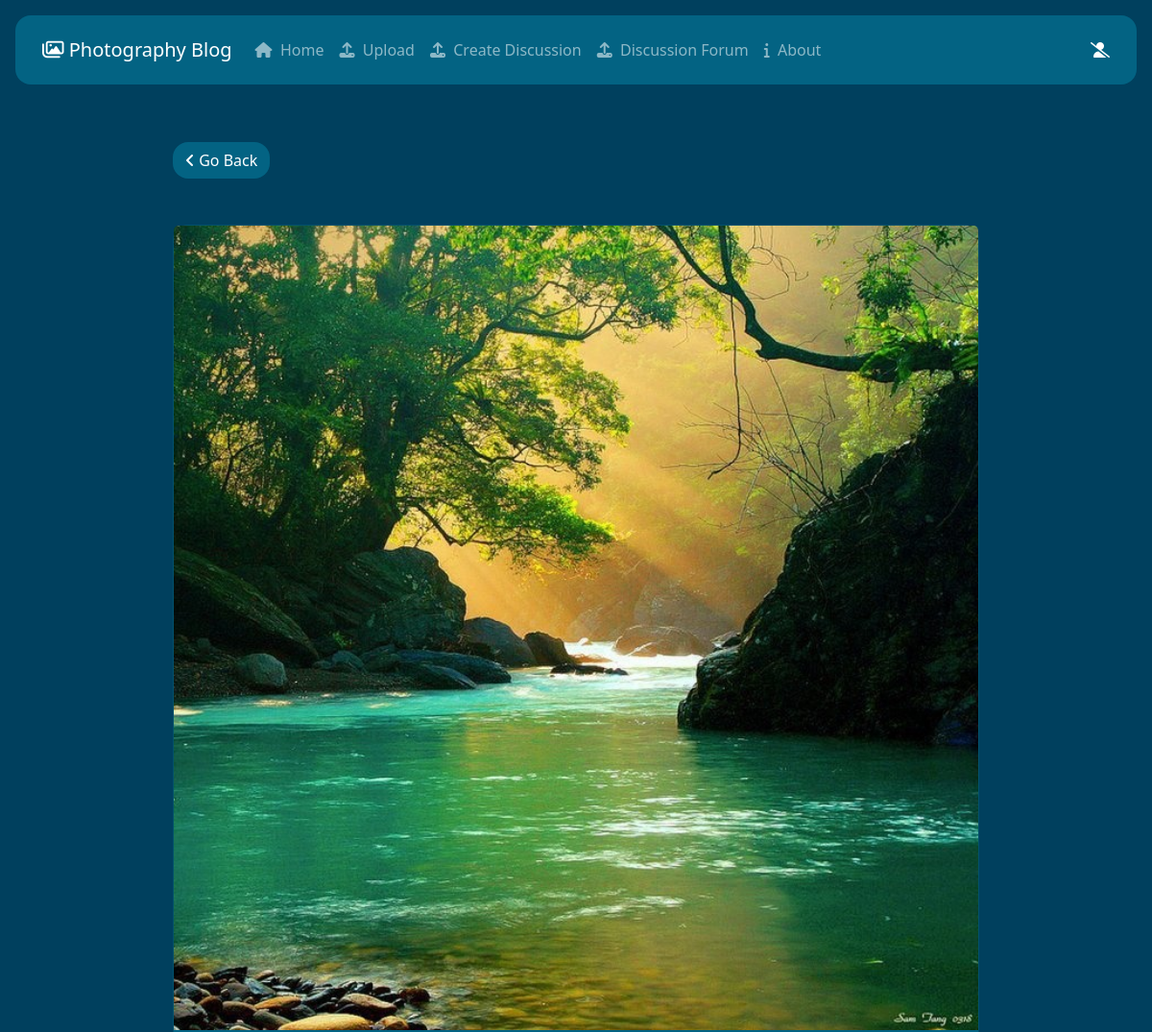
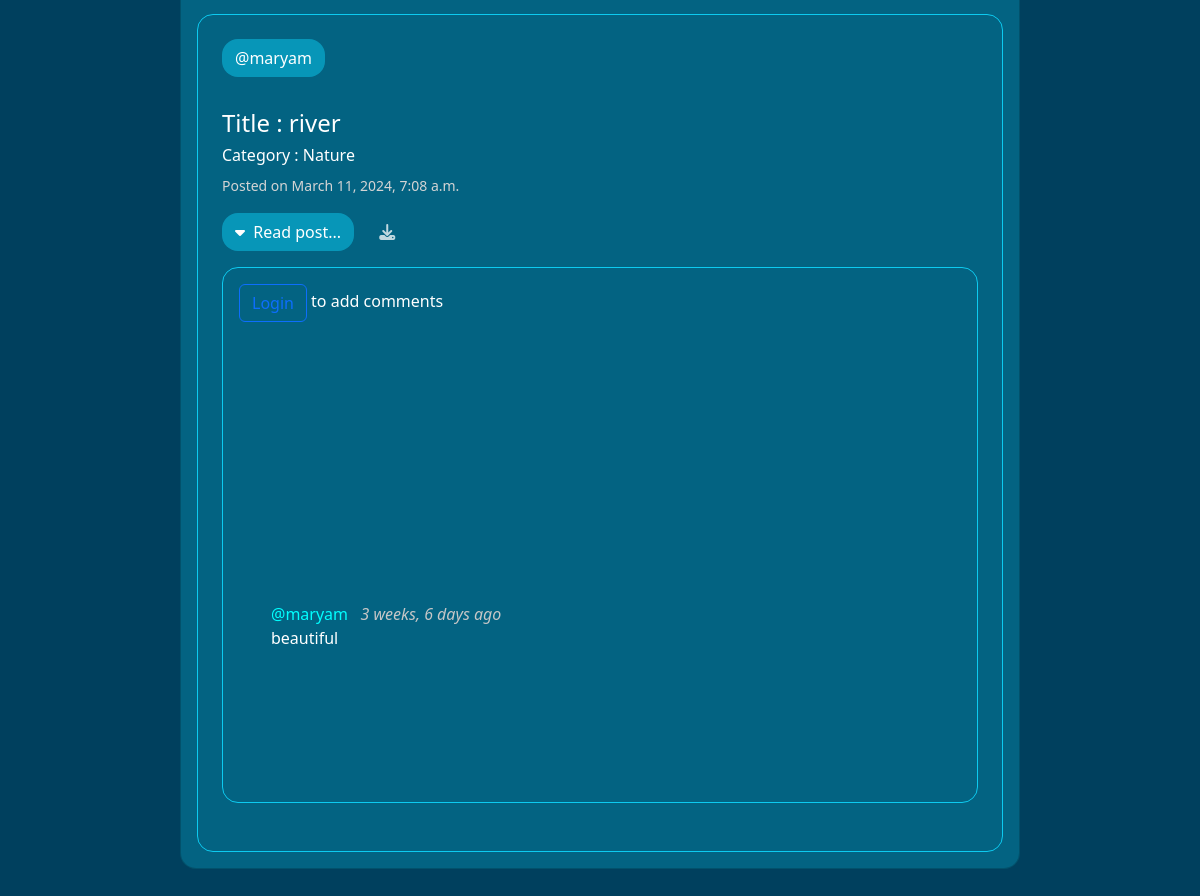
The page /read/11/ on the database its author committed (2 pictures, top to bottom).
### mysite/models.py (models this page shows, shortened)
class Photo(models.Model):
    user = models.ForeignKey(User,on_delete=models.CASCADE)
    category = models.ForeignKey(Category,on_delete=models.CASCADE)
    title = models.CharField(max_length=100,null=True,blank=False,)
    description = models.CharField(max_length=500,null=True,blank=False)
    image = models.ImageField(null=True,blank = False)
    created = models.DateTimeField(auto_now_add=True,auto_created=True)
    class Meta:
        ordering = ['-created']

class Category(models.Model):
    name = models.CharField(max_length=200,null=True,blank=False)

class Comments(models.Model):
    user = models.ForeignKey(User,on_delete=models.CASCADE)
    post = models.CharField(max_length=100,null=True,blank=False)
    message = models.TextField(max_length=200,null=True,blank=False)
    created = models.DateTimeField(auto_now_add=True,auto_created=True)
    class Meta:
        ordering = ['-created']

### mysite/views.py (the view)
# urls.py: path('read/<str:id>/',views.read,name="read"),
def read(request,id):
    photo = Photo.objects.get(id = id)
    msg = Comments.objects.all().order_by('-created')
    print('post : ', photo.title)
    if request.method == 'POST':
        add = Comments.objects.create(
            user=request.user,
            post=photo.title,
            message=request.POST.get('cmt')
            )
    context = {'objs': photo,'msg': msg}
    return render(request, 'base/read.html',context)

### mysite/templates/base/read.html (shortened to what this page needs)
{% include 'base/nav.html' %}
{% load static %}
{% block content %}
<!DOCTYPE html>
<head>
</head>
<body class="">
<div class="contents ">
<a href="{% url 'home' %}"><button class="btn bg-info text-white bg-opacity-25 rounded-4"><i class="fa-solid fa-angle-left"></i> Go Back</button></a>
<br>
<br>
<br>
<div class="card mb-3 rounded-4 bg-info text-white bg-opacity-25 rounded-4 ">
    <img src="{{objs.image.url}}" class="card-img-top" alt="...">
    <div class="card  rounded-3 p-2 m-3 bg-transparent text-white bg-opacity-50 border border-info rounded-4">
    <div class="card-body ">
      <a href="{% url 'profile' objs.user.id %}" style="text-decoration: none;"><h5 class="btn bg-info text-white bg-opacity-50  rounded-4">@{{objs.user}}</h5></a>
      <br>
      <br>
      <h4 class="card-title">Title : {{objs.title}}</h4>
      <h6 class="card-text">Category : {{objs.category.name}}</h6>
      <p class="card-text" style="color: rgb(212, 212, 212);"><small class="">Posted on {{objs.created}}</small></p>
      <p class="d-inline-flex gap-1">
        <a class="btn bg-info text-white bg-opacity-50  rounded-4" data-bs-toggle="collapse" href="#collapseExample" role="button" aria-expanded="false" aria-controls="collapseExample">
            <i class="fa-solid fa-caret-down fa-fade"></i>&nbsp;  Read post...
        </a>&nbsp;
        <a href="{{objs.image.url}}" download><button class="btn text-white text-opacity-75"><i class="fa-solid fa-download"></i></button></a>  &nbsp;
      </p>
      <br>
          <div class="card card-body rounded-2 bg-transparent text-white bg-opacity-50 border border-info rounded-4 " >
            {% if request.user.is_authenticated %}
            <form action="" method="post">
              {% csrf_token %}
            <div class="mb-3" data-bs-theme="dark">
              <label for="exampleFormControlTextarea1" class="form-label">Post Comments</label>
              <input class="form-control bg-info text-white bg-opacity-25  rounded-4 border border-0 p-3" id="exampleFormControlTextarea1" placeholder="post your comments"  name="cmt" required> <br>
              <button type="submit" class="btn bg-info text-white bg-opacity-25  rounded-4 "><i class="fa-solid fa-paper-plane"></i>&nbsp; Post</button>
            </div></form>
            {% else %}
            <p><a href="{% url 'home' %}" class="btn btn-outline-primary">Login</a> to add comments</p>
            {% endif %}
            <br>
            <ul>
              {% for m in msg %}
              {% if m.post == objs.title %}
                  <li style="list-style: none;"><a href="{% url 'profile' m.user.id %}" style="text-decoration: none; color: cyan;">  @{{ m.user.username }} </a> &nbsp; <i style="color: rgb(199, 199, 199);">{{ m.created|timesince }} ago</i> &nbsp;</li>
                   {{ m.message }}
                {% endif %}
                   <br> <br>
              {% empty %}
                 <center><li style="list-style: none;"><i class="fa-solid fa-circle-exclamation" style="color: #ff0000;"></i> &nbsp; No comments yet</li></center>
              {% endfor %}
          </ul>
          </div>
      <br>
    </div>
  </div>
</div>
</body>
{% endblock %}

### mysite/templates/base/nav.html (style rules this page uses)
body { background-color: rgb(0, 64, 94); color: white; }

### mysite/templates/base/read.html (style rules this page uses)
.contents { margin: 5% 15%; }

### rows shown on the page
Photo: image (picture), user "maryam", title "river", category.name "Nature", created "March 11, 2024, 7:08 a.m."
Comments: user.username "maryam", created "3 weeks, 6 days", message "beautiful"
